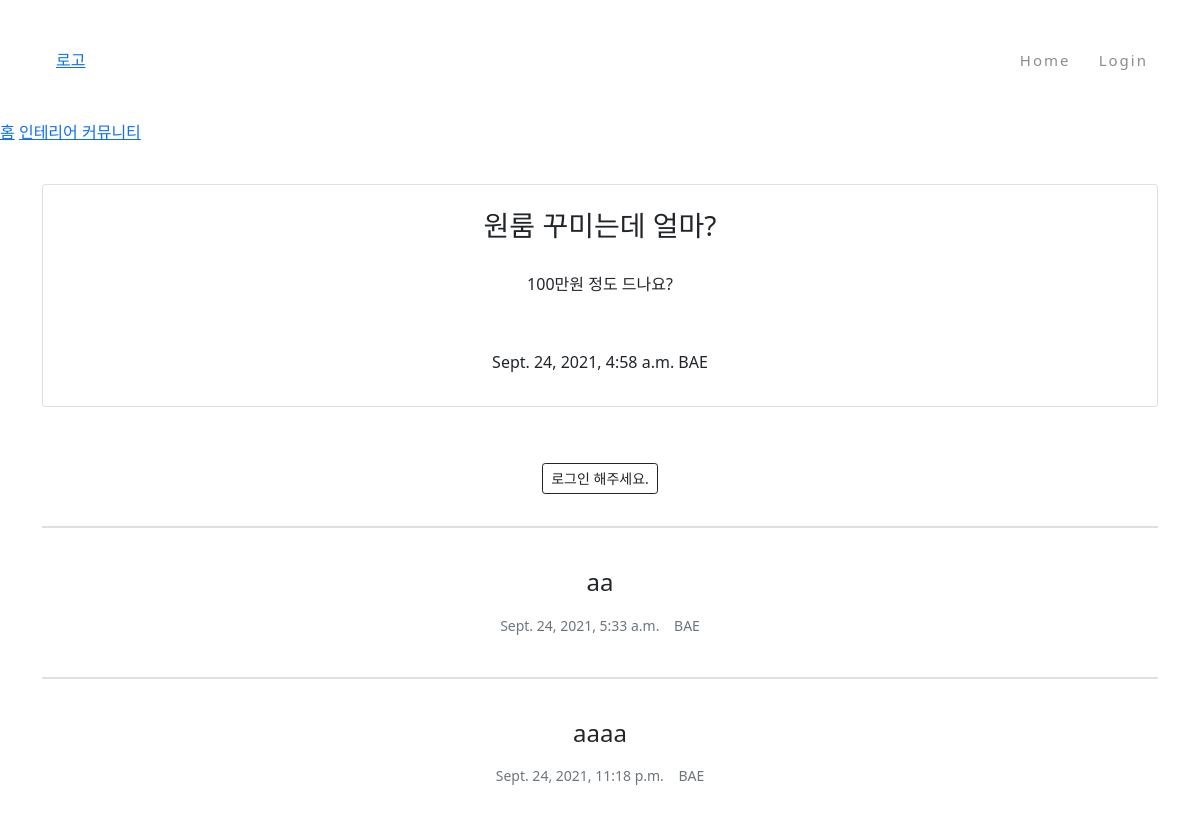
Screenshot of /blog/12/ with the database file from the repository.
### blog/models.py (models this page shows, shortened)
class Post(models.Model):
    title = models.CharField(max_length=30)
    content = models.TextField()
    created_at = models.DateTimeField(auto_now_add=True)
    updated_at = models.DateTimeField(auto_now=True)
    author = models.ForeignKey(User, null=True, on_delete=models.SET_NULL)

class Comment(models.Model):
    post = models.ForeignKey(Post, on_delete=models.CASCADE)
    author = models.ForeignKey(User, on_delete=models.CASCADE)
    content = models.TextField()
    created_at = models.DateTimeField(auto_now_add=True)
    modified_at = models.DateTimeField(auto_now=True)

### blog/views.py (the view)
# urls.py: path('<int:pk>/', views.PostDetail.as_view()),
class PostDetail(DetailView):
    model = Post
    def get_context_data(self, **kwargs):
        context = super(PostDetail, self).get_context_data()
        context['comment_form']=CommentForm
        return context

### blog/templates/blog/post_detail.html (shortened to what this page needs)
{% extends 'base.html' %}
{% block container %}
{% load crispy_forms_tags%}
<!DOCTYPE html>
<html lang="en">
<head>
    <link href="https://cdn.jsdelivr.net/npm/bootstrap@5.1.1/dist/css/bootstrap.min.css" rel="stylesheet">
</head>
<body>
    <nav>
        <a href="/">홈</a>
        <a href="/blog/">인테리어 커뮤니티</a>
    </nav>
    <br>
    <div class="container my-3 " style="text-align: center;">
        <div class="row">
            <div class="col-md-12">
                <div class="card mb-4">
                    <br>
                    <h3>{{post.title}}</h3>
                    <br>
                    <h6>{{post.content}}</h6>
                    <br>
                    <br> {{post.created_at}} {{post.author | upper }}
                    <div class="card-body">
                    </div>
                </div>
            </div>
        </div>
    </div>
    <div class="container my-3 " style="text-align: center;">
        <div class="row">
            <div class="col-md-12">
                <div class="card-body">
                    {% if user.is_authenticated %}
                    <form id="comment-form" method="POST" action="{{ post.get_absolute_url }}new_comment/">
                        {% csrf_token %}
                        <div class="form-group">
                            {{ comment_form | crispy }}
                        </div>
                        <br>
                        <button type="submit" class="btn btn-outline-success my-2 my-sm-0">댓글달기</button>
                    </form>
                    {% else %}
                    <a role="button" class="btn btn-outline-dark btn-block btn-sm" href="#" data-toggle="modal" data-target="#loginModal">로그인 해주세요.</a> {% endif %}
                </div>
            </div>
        </div>
    </div>
    <div style="text-align: center;">
        {% if post.comment_set.exists %} {% for comment in post.comment_set.iterator %}
        <div class="container my-3 " style="text-align: center;">
            <div class="row">
                <div class="col-md-12">
                    <div class="card mb-4">
                    </div>
                </div>
            </div>
        </div>
        <div class="media mb-2" id="comment-{{ comment.pk }}">
            <div class="media-body">
                <p>
                    <h4>{{ comment.content|linebreaks }}</h4>
                </p>
                {% if comment.created_at != comment.modified_at %}
                <p class="text-muted float-right"><small>수정 날짜 : {{ comment.modified_at }}&nbsp;&nbsp; {{ comment.author.username|upper }}</small></p>
                {% else%}
                <small class="text-muted">{{ comment.created_at }} &nbsp;&nbsp; {{ comment.author.username|upper }} </small><br> {% endif %}
                <br>
            </div>
        </div>
        {% endfor %} {% endif %}
    </div>
</body>
</html>
{% endblock %}

### myproject/static/css/base.css (style rules this page uses)
body { text-align: center; }
* { margin: 0; padding: 0; box-sizing: border-box; }

### rows the page displays
Post: title "원룸 꾸미는데 얼마?", content "100만원 정도 드나요?", created_at "Sept. 24, 2021, 4:58 a.m.", author "BAE"
Comment: content "aa", created_at "Sept. 24, 2021, 5:33 a.m.", author.username "BAE"
Comment: content "aaaa", created_at "Sept. 24, 2021, 11:18 p.m.", author.username "BAE"
